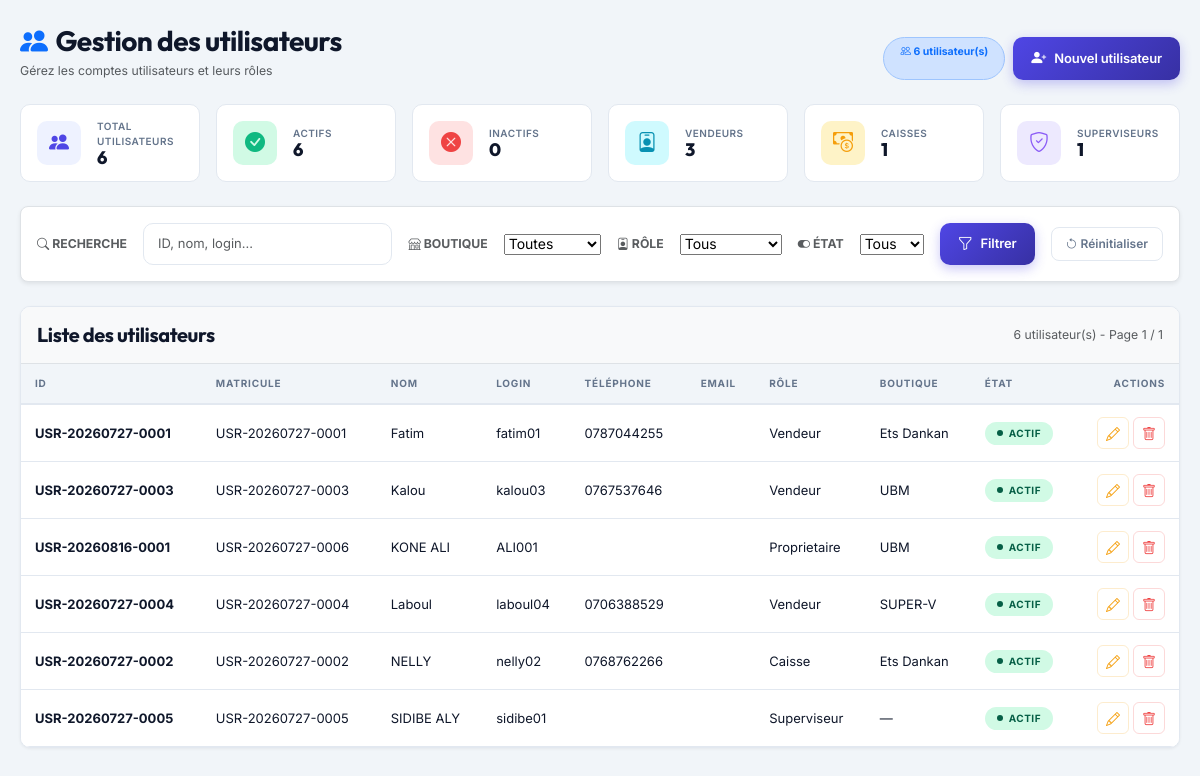
Page /views/utilisateur/index.php on the committed database.
### tables this page shows
CREATE TABLE IF NOT EXISTS `utilisateur` (
  `id` varchar(100) NOT NULL,
  `matricule` varchar(200) DEFAULT NULL,
  `nom_prenom` varchar(200) DEFAULT NULL,
  `date_naissance` date DEFAULT NULL,
  `lieu_naissance` varchar(200) DEFAULT NULL,
  `sexe` varchar(200) DEFAULT NULL,
  `login` varchar(200) DEFAULT NULL,
  `mdp` varchar(200) DEFAULT NULL,
  `telephone` varchar(250) DEFAULT NULL,
  `email` varchar(200) DEFAULT NULL,
  `profession` varchar(200) DEFAULT NULL,
  `nationalite` varchar(200) DEFAULT NULL,
  `ville` varchar(200) DEFAULT NULL,
  `adresse` varchar(200) DEFAULT NULL,
  `boutique_id` varchar(100) DEFAULT NULL,
  `role` varchar(200) DEFAULT NULL,
  `date_saisie` date DEFAULT NULL,
  `photo` longblob,
  `type` varchar(200) DEFAULT NULL,
  `etat` varchar(250) DEFAULT NULL,
  PRIMARY KEY (`id`),
  UNIQUE KEY `matricule` (`matricule`)
);

CREATE TABLE IF NOT EXISTS `boutique` (
  `code_boutique` varchar(100) NOT NULL,
  `nom_boutique` varchar(300) DEFAULT NULL,
  `telephone_boutique` varchar(100) DEFAULT NULL,
  `email_boutique` varchar(100) DEFAULT NULL,
  `pays_boutique` varchar(100) DEFAULT NULL,
  `ville_boutique` varchar(100) DEFAULT NULL,
  `quartier_boutique` varchar(100) DEFAULT NULL,
  `adresse_boutique` varchar(100) DEFAULT NULL,
  `latitude` varchar(100) DEFAULT NULL,
  `longitude` varchar(100) DEFAULT NULL,
  `logo` longblob,
  `type_logo` varchar(100) DEFAULT NULL,
  `etat_boutique` enum('Actif','Inactif') NOT NULL,
  PRIMARY KEY (`code_boutique`)
);

### views/utilisateur/index.php (the view, shortened to what this page needs)
<?php
require 'databases/database.php';
function e($str) {
    return htmlspecialchars($str ?? '', ENT_QUOTES, 'UTF-8');
}
function getTableContent($pdo, $search, $filtres, $page, $perPage = 20) {
    $sql = "SELECT u.*, b.nom_boutique
            FROM utilisateur u
            LEFT JOIN boutique b ON u.boutique_id = b.code_boutique
            WHERE u.role != 'Administrateur'";
    $params = [];
    $countSql = "SELECT COUNT(*) FROM (" . $sql . ") as count_table";
    $stmt = $pdo->prepare($countSql);
    $stmt->execute($params);
    $total = $stmt->fetchColumn();
    $totalPages = ceil($total / $perPage);
    $sql .= " ORDER BY u.nom_prenom LIMIT " . (($page - 1) * $perPage) . ", $perPage";
    $stmt = $pdo->prepare($sql);
    $stmt->execute($params);
    $users = $stmt->fetchAll(PDO::FETCH_ASSOC);
    if (empty($users)): ?>
    <tr><td colspan="10" class="text-center py-5 text-muted"><i class="bi bi-inbox fs-1 d-block mb-2 opacity-50"></i>Aucun utilisateur trouvé</td></tr>
    <?php else: foreach ($users as $u): ?>
    <tr>
        <td class="td-bold"><?= e($u['id']) ?></td>
        <td><?= e($u['matricule']) ?></td>
        <td><?= e($u['nom_prenom']) ?></td>
        <td><?= e($u['login']) ?></td>
        <td><?= e($u['telephone'] ?? '—') ?></td>
        <td><?= e($u['email'] ?? '—') ?></td>
        <td><?= e($u['role']) ?></td>
        <td><?= e($u['nom_boutique'] ?? '—') ?></td>
        <td><span class="status-badge <?= $u['etat'] === 'Actif' ? 'on' : 'off' ?>"><span class="sdot"></span><?= e($u['etat']) ?></span></td>
        <td class="text-end">
            <div class="d-inline-flex gap-1">
                <button type="button" class="act-btn e editBtn" data-id="<?= e($u['id']) ?>" title="Modifier"><i class="bi bi-pencil"></i></button>
                <?php if ($u['id'] !== $_SESSION['user_id']): ?>
                <button type="button" class="act-btn d deleteBtn" data-id="<?= e($u['id']) ?>" data-nom="<?= e($u['nom_prenom']) ?>" title="Supprimer"><i class="bi bi-trash"></i></button>
                <?php else: ?>
                <button type="button" class="act-btn" style="color:#94a3b8;cursor:not-allowed;" title="Vous ne pouvez pas vous supprimer"><i class="bi bi-trash"></i></button>
                <?php endif; ?>
            </div>
        </td>
    </tr>
    <?php endforeach; endif;
    $tableHtml = ob_get_clean();
    if ($totalPages > 1): ?>
    <?php endif;
    $paginationHtml = ob_get_clean();
    return ['table' => $tableHtml, 'pagination' => $paginationHtml, 'total' => $total, 'page' => $page, 'totalPages' => $totalPages];
}
$search = trim($_POST['search'] ?? '');
$filtres = ['boutique' => trim($_POST['boutique'] ?? ''), 'role' => trim($_POST['role'] ?? ''), 'etat' => trim($_POST['etat'] ?? '')];
$page = (int)($_POST['page'] ?? 1);
$initialData = getTableContent($pdo, $search, $filtres, $page);
$totalUsers = $pdo->query("SELECT COUNT(*) FROM utilisateur WHERE role != 'Administrateur'")->fetchColumn();
$actifs = $pdo->query("SELECT COUNT(*) FROM utilisateur WHERE etat = 'Actif' AND role != 'Administrateur'")->fetchColumn();
$inactifs = $pdo->query("SELECT COUNT(*) FROM utilisateur WHERE etat = 'Inactif' AND role != 'Administrateur'")->fetchColumn();
$vendeurs = $pdo->query("SELECT COUNT(*) FROM utilisateur WHERE role = 'Vendeur'")->fetchColumn();
$caisses = $pdo->query("SELECT COUNT(*) FROM utilisateur WHERE role = 'Caisse'")->fetchColumn();
$superviseurs = $pdo->query("SELECT COUNT(*) FROM utilisateur WHERE role = 'Superviseur'")->fetchColumn();
?>
<!DOCTYPE html>
<html lang="fr">
<head>
<link href="https://cdn.jsdelivr.net/npm/bootstrap@5.3.2/dist/css/bootstrap.min.css" rel="stylesheet">
<link href="https://cdn.jsdelivr.net/npm/bootstrap-icons@1.11.3/font/bootstrap-icons.css" rel="stylesheet">
<link rel="stylesheet" href="https://cdn.jsdelivr.net/npm/bootstrap-select@1.14.0-beta3/dist/css/bootstrap-select.min.css">
</head>
<body>
<div class="W">
    <div class="d-flex flex-wrap justify-content-between align-items-end mb-4 gap-2">
        <div>
            <h1 class="h3 fw-bold mb-1"><i class="bi bi-people-fill text-primary me-2"></i>Gestion des utilisateurs</h1>
            <p class="text-muted small mb-0">Gérez les comptes utilisateurs et leurs rôles</p>
        </div>
        <div class="d-flex gap-2">
            <span class="badge rounded-pill bg-primary-subtle text-primary border border-primary-subtle px-3 py-2"><i class="bi bi-people"></i> <?= $totalUsers ?> utilisateur(s)</span>
            <button type="button" class="btn-chic btn-chic-primary" id="addUserBtn"><i class="bi bi-person-plus-fill"></i><span>Nouvel utilisateur</span></button>
        </div>
    </div>
    <div class="row g-3 mb-4">
        <?php
        $stats = [
            ['primary', 'people-fill', 'Total utilisateurs', $totalUsers, ''],
            ['success', 'check-circle-fill', 'Actifs', $actifs, ''],
            ['danger', 'x-circle-fill', 'Inactifs', $inactifs, ''],
            ['info', 'person-badge', 'Vendeurs', $vendeurs, ''],
            ['warning', 'cash-coin', 'Caisses', $caisses, ''],
            ['purple', 'shield-check', 'Superviseurs', $superviseurs, ''],
        ];
        $colorMap = [
            'primary' => ['var(--color-primary-soft)', 'var(--color-primary)'],
            'success' => ['var(--color-success-soft)', 'var(--color-success)'],
            'warning' => ['var(--color-warning-soft)', 'var(--color-warning)'],
            'danger' => ['var(--color-danger-soft)', 'var(--color-danger)'],
            'info' => ['var(--color-info-soft)', 'var(--color-info)'],
            'purple' => ['var(--color-purple-soft)', 'var(--color-purple)'],
        ];
        foreach ($stats as $s): $bg = $colorMap[$s[0]][0]; $fg = $colorMap[$s[0]][1]; ?>
        <div class="col-6 col-md-4 col-xl-2">
            <div class="stat-card d-flex align-items-center gap-3 h-100">
                <div class="stat-icon" style="background: <?= $bg ?>; color: <?= $fg ?>;"><i class="bi bi-<?= $s[1] ?>"></i></div>
                <div class="flex-grow-1 overflow-hidden">
                    <div class="stat-label"><?= $s[2] ?></div>
                    <div class="stat-value text-truncate"><?= $s[3] ?><?php if ($s[4]): ?><small class="text-muted ms-1" style="font-size:11px;"><?= $s[4] ?></small><?php endif; ?></div>
                </div>
            </div>
        </div>
        <?php endforeach; ?>
    </div>
    <div class="bg-white border rounded-3 p-3 mb-4 shadow-sm">
        <form id="searchForm" method="post">
            <div class="d-flex flex-wrap align-items-center gap-3">
                <label class="text-uppercase small fw-bold text-muted mb-0"><i class="bi bi-search"></i> Recherche</label>
                <input type="text" name="search" id="searchInput" class="form-control" placeholder="ID, nom, login..." value="<?= e($search) ?>" style="flex:1; min-width:150px;">
                <label class="text-uppercase small fw-bold text-muted mb-0"><i class="bi bi-shop"></i> Boutique</label>
                <select name="boutique" id="boutiqueFilter" class="selectpicker" data-live-search="true">
                    <option value="">Toutes</option>
                </select>
                <label class="text-uppercase small fw-bold text-muted mb-0"><i class="bi bi-person-badge"></i> Rôle</label>
                <select name="role" id="roleFilter" class="selectpicker" data-live-search="true">
                    <option value="">Tous</option>
                </select>
                <label class="text-uppercase small fw-bold text-muted mb-0"><i class="bi bi-toggle-on"></i> État</label>
                <select name="etat" id="etatFilter" class="selectpicker">
                    <option value="">Tous</option>
                </select>
                <button type="submit" class="btn-chic btn-chic-primary"><i class="bi bi-funnel"></i><span>Filtrer</span></button>
                <button type="button" class="btn-go-outline" id="resetBtn"><i class="bi bi-arrow-counterclockwise"></i> Réinitialiser</button>
            </div>
        </form>
    </div>
    <div class="data-table-wrap">
        <div class="d-flex flex-wrap align-items-center justify-content-between p-3 border-bottom bg-light">
            <h5 class="mb-0 fw-bold">Liste des utilisateurs</h5>
            <span class="text-muted small"><?= $initialData['total'] ?> utilisateur(s) - Page <?= $initialData['page'] ?> / <?= max(1, $initialData['totalPages']) ?></span>
        </div>
        <div class="table-responsive">
            <table class="table">
                <thead><tr>
                    <th>ID</th><th>Matricule</th><th>Nom</th><th>Login</th><th>Téléphone</th><th>Email</th><th>Rôle</th><th>Boutique</th><th>État</th><th class="text-end">Actions</th>
                </tr></thead>
                <tbody><?= $initialData['table'] ?></tbody>
            </table>
        </div>
    </div>
</div>
<div class="position-fixed top-0 end-0 p-3" style="z-index:2000;">
</div>
</body>
</html>

### rows in the picture
utilisateur: id "USR-20260727-0001", matricule "USR-20260727-0001", nom_prenom "Fatim", login "fatim01", telephone "0787044255", role "Vendeur", boutique.nom_boutique "Ets Dankan", etat "ACTIF"
utilisateur: id "USR-20260727-0003", matricule "USR-20260727-0003", nom_prenom "Kalou", login "kalou03", telephone "0767537646", role "Vendeur", boutique.nom_boutique "UBM", etat "ACTIF"
utilisateur: id "USR-20260816-0001", matricule "USR-20260727-0006", nom_prenom "KONE ALI", login "ALI001", role "Proprietaire", boutique.nom_boutique "UBM", etat "ACTIF"
utilisateur: id "USR-20260727-0004", matricule "USR-20260727-0004", nom_prenom "Laboul", login "laboul04", telephone "0706388529", role "Vendeur", boutique.nom_boutique "SUPER-V", etat "ACTIF"
utilisateur: id "USR-20260727-0002", matricule "USR-20260727-0002", nom_prenom "NELLY", login "nelly02", telephone "0768762266", role "Caisse", boutique.nom_boutique "Ets Dankan", etat "ACTIF"
utilisateur: id "USR-20260727-0005", matricule "USR-20260727-0005", nom_prenom "SIDIBE ALY", login "sidibe01", role "Superviseur", nom_boutique "—", etat "ACTIF"

### other values in the picture
$totalUsers "6"
$s[2] "TOTAL UTILISATEURS"
$s[3] "6"
$s[2] "ACTIFS"
$s[2] "INACTIFS"
$s[3] "0"
$s[2] "VENDEURS"
$s[3] "3"
$s[2] "CAISSES"
$s[3] "1"
$s[2] "SUPERVISEURS"
$initialData['total'] "6"
$initialData['page'] "1"
max(1, $initialData['totalPages']) "1"
